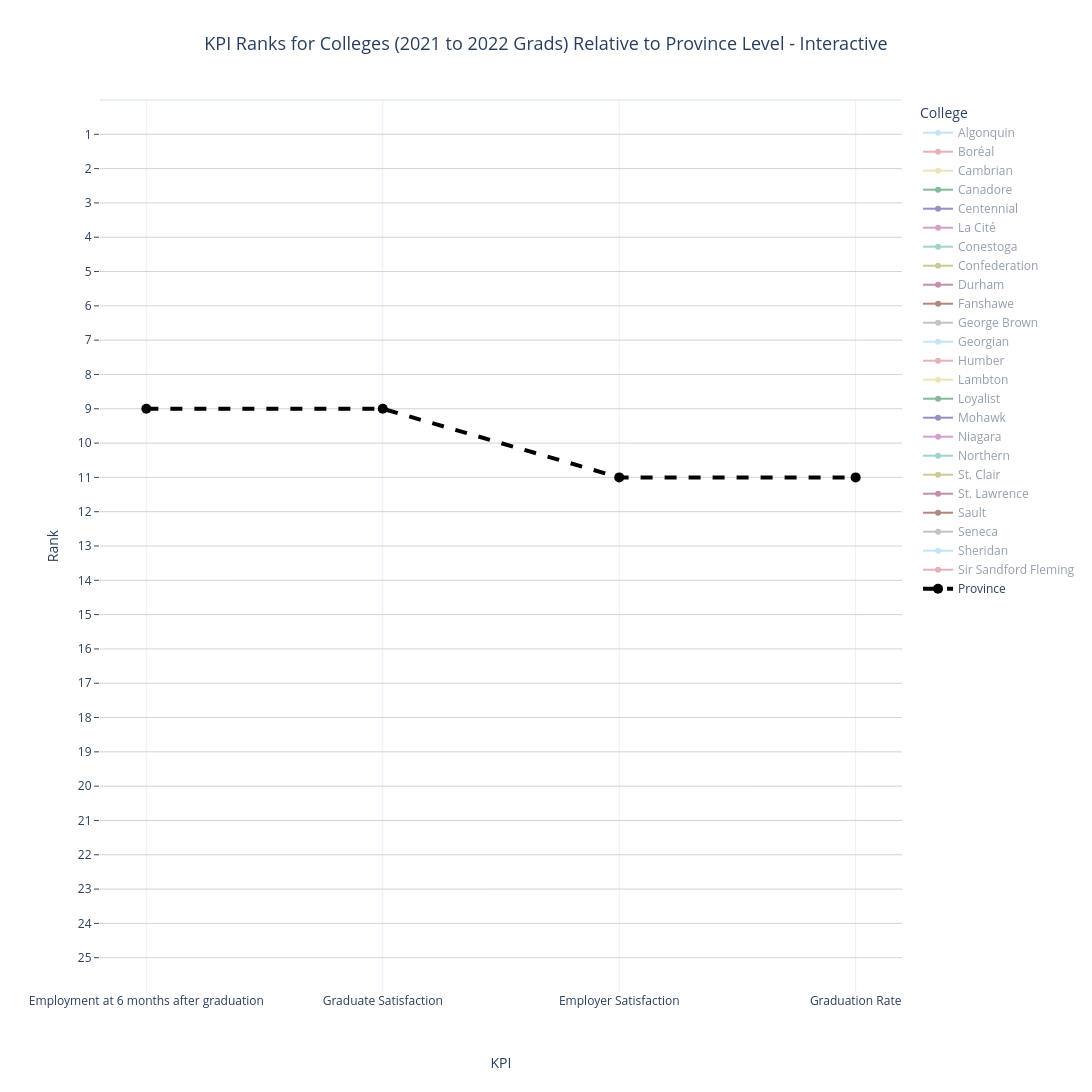

Notebook source saved alongside this figure:
### Code cell
# Generate Rank line graph
fig = px.line(
    df_long, 
    x="KPI",  # x-axis is the KPI
    y="Rank",  # y-axis is the rank (lower values are better)
    color="College",  # Different colors for each college
    markers=True,  # Show markers for each data point
    title="KPI Ranks for Colleges (2021 to 2022 Grads) Relative to Province Level - Interactive",
    color_discrete_sequence=px.colors.qualitative.Safe, # Use the colorblind color palette
    height=800,  # Set the vertical height of the plot
    width=1500   # Set the horizontal width of the plot
)

#Set the layout
fig.update_layout(
   yaxis=dict(
        range=[26, 0],              # Set the y-axis range from 25 to 1 (reversed)
        tickmode='array',            
        tickvals=list(range(1, 26)), # Specify ticks from 1 to 25 (excluding 0 and 26)
        ticktext=list(map(str, range(1, 26))),  
        showgrid=True,              # Enable gridlines
        gridcolor='lightgrey',      # Set gridline color to light grey
        ticks="outside",            # Place ticks outside the plot
    ),
    xaxis=dict(
        title_standoff=50          # the x-axis label distance from the axis
    ),
    height=1200,
    width=1500,
    template="plotly_white",
    title_x=0.5,  # Center the title
    title_font=dict(size=18),
    margin=dict(l=100, r=100, t=100, b=100)
)

#default showing no lines, encourage the use to select the one that they want to learn about
for trace in fig.data:
    if trace.name == "Province":
        trace.line.color = "black"
        trace.line.dash = "dash"
        trace.line.width = 4
        trace.marker.size = 10
        trace.showlegend = True
        trace.name = "Province" 
    else:
        trace.visible = "legendonly"  # Default all others to hidden
    
fig.show()

### Figure 1 — Plotly figure (JSON) as saved in the notebook; plotly's stock layout.template omitted (floating-point values rounded to 4 significant figures)
{"data": [{"hovertemplate": "College=Algonquin<br>KPI=%{x}<br>Rank=%{y}<extra></extra>", "legendgroup": "Algonquin", "line": {"color": "rgb(136, 204, 238)", "dash": "solid"}, "marker": {"symbol": "circle"}, "mode": "lines+markers", "name": "Algonquin", "orientation": "v", "showlegend": true, "type": "scatter", "visible": "legendonly", "x": ["Employment at 6 months after graduation", "Graduate Satisfaction", "Employer Satisfaction", "Graduation Rate"], "xaxis": "x", "y": [10, 11, 10, 3], "yaxis": "y"}, {"hovertemplate": "College=Boréal<br>KPI=%{x}<br>Rank=%{y}<extra></extra>", "legendgroup": "Boréal", "line": {"color": "rgb(204, 102, 119)", "dash": "solid"}, "marker": {"symbol": "circle"}, "mode": "lines+markers", "name": "Boréal", "orientation": "v", "showlegend": true, "type": "scatter", "visible": "legendonly", "x": ["Employment at 6 months after graduation", "Graduate Satisfaction", "Employer Satisfaction", "Graduation Rate"], "xaxis": "x", "y": [7, 25, 18, 24], "yaxis": "y"}, {"hovertemplate": "College=Cambrian<br>KPI=%{x}<br>Rank=%{y}<extra></extra>", "legendgroup": "Cambrian", "line": {"color": "rgb(221, 204, 119)", "dash": "solid"}, "marker": {"symbol": "circle"}, "mode": "lines+markers", "name": "Cambrian", "orientation": "v", "showlegend": true, "type": "scatter", "visible": "legendonly", "x": ["Employment at 6 months after graduation", "Graduate Satisfaction", "Employer Satisfaction", "Graduation Rate"], "xaxis": "x", "y": [17, 18, 2, 5], "yaxis": "y"}, {"hovertemplate": "College=Canadore<br>KPI=%{x}<br>Rank=%{y}<extra></extra>", "legendgroup": "Canadore", "line": {"color": "rgb(17, 119, 51)", "dash": "solid"}, "marker": {"symbol": "circle"}, "mode": "lines+markers", "name": "Canadore", "orientation": "v", "showlegend": true, "type": "scatter", "visible": "legendonly", "x": ["Employment at 6 months after graduation", "Graduate Satisfaction", "Employer Satisfaction", "Graduation Rate"], "xaxis": "x", "y": [13, 19, 4, 17], "yaxis": "y"}, {"hovertemplate": "College=Centennial<br>KPI=%{x}<br>Rank=%{y}<extra></extra>", "legendgroup": "Centennial", "line": {"color": "rgb(51, 34, 136)", "dash": "solid"}, "marker": {"symbol": "circle"}, "mode": "lines+markers", "name": "Centennial", "orientation": "v", "showlegend": true, "type": "scatter", "visible": "legendonly", "x": ["Employment at 6 months after graduation", "Graduate Satisfaction", "Employer Satisfaction", "Graduation Rate"], "xaxis": "x", "y": [3, 4, 3, 2], "yaxis": "y"}, {"hovertemplate": "College=La Cité<br>KPI=%{x}<br>Rank=%{y}<extra></extra>", "legendgroup": "La Cité", "line": {"color": "rgb(170, 68, 153)", "dash": "solid"}, "marker": {"symbol": "circle"}, "mode": "lines+markers", "name": "La Cité", "orientation": "v", "showlegend": true, "type": "scatter", "visible": "legendonly", "x": ["Employment at 6 months after graduation", "Graduate Satisfaction", "Employer Satisfaction", "Graduation Rate"], "xaxis": "x", "y": [8, 24, 1, 7], "yaxis": "y"}, {"hovertemplate": "College=Conestoga<br>KPI=%{x}<br>Rank=%{y}<extra></extra>", "legendgroup": "Conestoga", "line": {"color": "rgb(68, 170, 153)", "dash": "solid"}, "marker": {"symbol": "circle"}, "mode": "lines+markers", "name": "Conestoga", "orientation": "v", "showlegend": true, "type": "scatter", "visible": "legendonly", "x": ["Employment at 6 months after graduation", "Graduate Satisfaction", "Employer Satisfaction", "Graduation Rate"], "xaxis": "x", "y": [22, 17, 12, 25], "yaxis": "y"}, {"hovertemplate": "College=Confederation<br>KPI=%{x}<br>Rank=%{y}<extra></extra>", "legendgroup": "Confederation", "line": {"color": "rgb(153, 153, 51)", "dash": "solid"}, "marker": {"symbol": "circle"}, "mode": "lines+markers", "name": "Confederation", "orientation": "v", "showlegend": true, "type": "scatter", "visible": "legendonly", "x": ["Employment at 6 months after graduation", "Graduate Satisfaction", "Employer Satisfaction", "Graduation Rate"], "xaxis": "x", "y": [20, 20, 18, 10], "yaxis": "y"}, {"hovertemplate": "College=Durham<br>KPI=%{x}<br>Rank=%{y}<extra></extra>", "legendgroup": "Durham", "line": {"color": "rgb(136, 34, 85)", "dash": "solid"}, "marker": {"symbol": "circle"}, "mode": "lines+markers", "name": "Durham", "orientation": "v", "showlegend": true, "type": "scatter", "visible": "legendonly", "x": ["Employment at 6 months after graduation", "Graduate Satisfaction", "Employer Satisfaction", "Graduation Rate"], "xaxis": "x", "y": [15, 8, 16, 15], "yaxis": "y"}, {"hovertemplate": "College=Fanshawe<br>KPI=%{x}<br>Rank=%{y}<extra></extra>", "legendgroup": "Fanshawe", "line": {"color": "rgb(102, 17, 0)", "dash": "solid"}, "marker": {"symbol": "circle"}, "mode": "lines+markers", "name": "Fanshawe", "orientation": "v", "showlegend": true, "type": "scatter", "visible": "legendonly", "x": ["Employment at 6 months after graduation", "Graduate Satisfaction", "Employer Satisfaction", "Graduation Rate"], "xaxis": "x", "y": [20, 10, 14, 19], "yaxis": "y"}, {"hovertemplate": "College=George Brown<br>KPI=%{x}<br>Rank=%{y}<extra></extra>", "legendgroup": "George Brown", "line": {"color": "rgb(136, 136, 136)", "dash": "solid"}, "marker": {"symbol": "circle"}, "mode": "lines+markers", "name": "George Brown", "orientation": "v", "showlegend": true, "type": "scatter", "visible": "legendonly", "x": ["Employment at 6 months after graduation", "Graduate Satisfaction", "Employer Satisfaction", "Graduation Rate"], "xaxis": "x", "y": [5, 5, 8, 21], "yaxis": "y"}, {"hovertemplate": "College=Georgian<br>KPI=%{x}<br>Rank=%{y}<extra></extra>", "legendgroup": "Georgian", "line": {"color": "rgb(136, 204, 238)", "dash": "solid"}, "marker": {"symbol": "circle"}, "mode": "lines+markers", "name": "Georgian", "orientation": "v", "showlegend": true, "type": "scatter", "visible": "legendonly", "x": ["Employment at 6 months after graduation", "Graduate Satisfaction", "Employer Satisfaction", "Graduation Rate"], "xaxis": "x", "y": [23, 14, 18, 7], "yaxis": "y"}, {"hovertemplate": "College=Humber<br>KPI=%{x}<br>Rank=%{y}<extra></extra>", "legendgroup": "Humber", "line": {"color": "rgb(204, 102, 119)", "dash": "solid"}, "marker": {"symbol": "circle"}, "mode": "lines+markers", "name": "Humber", "orientation": "v", "showlegend": true, "type": "scatter", "visible": "legendonly", "x": ["Employment at 6 months after graduation", "Graduate Satisfaction", "Employer Satisfaction", "Graduation Rate"], "xaxis": "x", "y": [5, 1, 17, 7], "yaxis": "y"}, {"hovertemplate": "College=Lambton<br>KPI=%{x}<br>Rank=%{y}<extra></extra>", "legendgroup": "Lambton", "line": {"color": "rgb(221, 204, 119)", "dash": "solid"}, "marker": {"symbol": "circle"}, "mode": "lines+markers", "name": "Lambton", "orientation": "v", "showlegend": true, "type": "scatter", "visible": "legendonly", "x": ["Employment at 6 months after graduation", "Graduate Satisfaction", "Employer Satisfaction", "Graduation Rate"], "xaxis": "x", "y": [2, 2, null, 12], "yaxis": "y"}, {"hovertemplate": "College=Loyalist<br>KPI=%{x}<br>Rank=%{y}<extra></extra>", "legendgroup": "Loyalist", "line": {"color": "rgb(17, 119, 51)", "dash": "solid"}, "marker": {"symbol": "circle"}, "mode": "lines+markers", "name": "Loyalist", "orientation": "v", "showlegend": true, "type": "scatter", "visible": "legendonly", "x": ["Employment at 6 months after graduation", "Graduate Satisfaction", "Employer Satisfaction", "Graduation Rate"], "xaxis": "x", "y": [18, 16, 18, 14], "yaxis": "y"}, {"hovertemplate": "College=Mohawk<br>KPI=%{x}<br>Rank=%{y}<extra></extra>", "legendgroup": "Mohawk", "line": {"color": "rgb(51, 34, 136)", "dash": "solid"}, "marker": {"symbol": "circle"}, "mode": "lines+markers", "name": "Mohawk", "orientation": "v", "showlegend": true, "type": "scatter", "visible": "legendonly", "x": ["Employment at 6 months after graduation", "Graduate Satisfaction", "Employer Satisfaction", "Graduation Rate"], "xaxis": "x", "y": [10, 7, 18, 16], "yaxis": "y"}, {"hovertemplate": "College=Niagara<br>KPI=%{x}<br>Rank=%{y}<extra></extra>", "legendgroup": "Niagara", "line": {"color": "rgb(170, 68, 153)", "dash": "solid"}, "marker": {"symbol": "circle"}, "mode": "lines+markers", "name": "Niagara", "orientation": "v", "showlegend": true, "type": "scatter", "visible": "legendonly", "x": ["Employment at 6 months after graduation", "Graduate Satisfaction", "Employer Satisfaction", "Graduation Rate"], "xaxis": "x", "y": [19, 15, 9, 19], "yaxis": "y"}, {"hovertemplate": "College=Northern<br>KPI=%{x}<br>Rank=%{y}<extra></extra>", "legendgroup": "Northern", "line": {"color": "rgb(68, 170, 153)", "dash": "solid"}, "marker": {"symbol": "circle"}, "mode": "lines+markers", "name": "Northern", "orientation": "v", "showlegend": true, "type": "scatter", "visible": "legendonly", "x": ["Employment at 6 months after graduation", "Graduate Satisfaction", "Employer Satisfaction", "Graduation Rate"], "xaxis": "x", "y": [25, 23, 18, 18], "yaxis": "y"}, {"hovertemplate": "College=St. Clair<br>KPI=%{x}<br>Rank=%{y}<extra></extra>", "legendgroup": "St. Clair", "line": {"color": "rgb(153, 153, 51)", "dash": "solid"}, "marker": {"symbol": "circle"}, "mode": "lines+markers", "name": "St. Clair", "orientation": "v", "showlegend": true, "type": "scatter", "visible": "legendonly", "x": ["Employment at 6 months after graduation", "Graduate Satisfaction", "Employer Satisfaction", "Graduation Rate"], "xaxis": "x", "y": [13, 13, 5, 22], "yaxis": "y"}, {"hovertemplate": "College=St. Lawrence<br>KPI=%{x}<br>Rank=%{y}<extra></extra>", "legendgroup": "St. Lawrence", "line": {"color": "rgb(136, 34, 85)", "dash": "solid"}, "marker": {"symbol": "circle"}, "mode": "lines+markers", "name": "St. Lawrence", "orientation": "v", "showlegend": true, "type": "scatter", "visible": "legendonly", "x": ["Employment at 6 months after graduation", "Graduate Satisfaction", "Employer Satisfaction", "Graduation Rate"], "xaxis": "x", "y": [24, 21, 5, 23], "yaxis": "y"}, {"hovertemplate": "College=Sault<br>KPI=%{x}<br>Rank=%{y}<extra></extra>", "legendgroup": "Sault", "line": {"color": "rgb(102, 17, 0)", "dash": "solid"}, "marker": {"symbol": "circle"}, "mode": "lines+markers", "name": "Sault", "orientation": "v", "showlegend": true, "type": "scatter", "visible": "legendonly", "x": ["Employment at 6 months after graduation", "Graduate Satisfaction", "Employer Satisfaction", "Graduation Rate"], "xaxis": "x", "y": [16, 22, 18, 1], "yaxis": "y"}, {"hovertemplate": "College=Seneca<br>KPI=%{x}<br>Rank=%{y}<extra></extra>", "legendgroup": "Seneca", "line": {"color": "rgb(136, 136, 136)", "dash": "solid"}, "marker": {"symbol": "circle"}, "mode": "lines+markers", "name": "Seneca", "orientation": "v", "showlegend": true, "type": "scatter", "visible": "legendonly", "x": ["Employment at 6 months after graduation", "Graduate Satisfaction", "Employer Satisfaction", "Graduation Rate"], "xaxis": "x", "y": [1, 6, 5, 4], "yaxis": "y"}, {"hovertemplate": "College=Sheridan<br>KPI=%{x}<br>Rank=%{y}<extra></extra>", "legendgroup": "Sheridan", "line": {"color": "rgb(136, 204, 238)", "dash": "solid"}, "marker": {"symbol": "circle"}, "mode": "lines+markers", "name": "Sheridan", "orientation": "v", "showlegend": true, "type": "scatter", "visible": "legendonly", "x": ["Employment at 6 months after graduation", "Graduate Satisfaction", "Employer Satisfaction", "Graduation Rate"], "xaxis": "x", "y": [4, 2, 15, 13], "yaxis": "y"}, {"hovertemplate": "College=Sir Sandford Fleming<br>KPI=%{x}<br>Rank=%{y}<extra></extra>", "legendgroup": "Sir Sandford Fleming", "line": {"color": "rgb(204, 102, 119)", "dash": "solid"}, "marker": {"symbol": "circle"}, "mode": "lines+markers", "name": "Sir Sandford Fleming", "orientation": "v", "showlegend": true, "type": "scatter", "visible": "legendonly", "x": ["Employment at 6 months after graduation", "Graduate Satisfaction", "Employer Satisfaction", "Graduation Rate"], "xaxis": "x", "y": [12, 11, 13, 6], "yaxis": "y"}, {"hovertemplate": "College=Province<br>KPI=%{x}<br>Rank=%{y}<extra></extra>", "legendgroup": "Province", "line": {"color": "black", "dash": "dash", "width": 4}, "marker": {"size": 10, "symbol": "circle"}, "mode": "lines+markers", "name": "Province", "orientation": "v", "showlegend": true, "type": "scatter", "x": ["Employment at 6 months after graduation", "Graduate Satisfaction", "Employer Satisfaction", "Graduation Rate"], "xaxis": "x", "y": [9, 9, 11, 11], "yaxis": "y"}], "layout": {"height": 1200, "legend": {"title": {"text": "College"}, "tracegroupgap": 0}, "margin": {"b": 100, "l": 100, "r": 100, "t": 100}, "title": {"font": {"size": 18}, "text": "KPI Ranks for Colleges (2021 to 2022 Grads) Relative to Province Level - Interactive", "x": 0.5}, "width": 1500, "xaxis": {"anchor": "y", "domain": [0, 1], "title": {"standoff": 50, "text": "KPI"}}, "yaxis": {"anchor": "x", "domain": [0, 1], "gridcolor": "lightgrey", "range": [26, 0], "showgrid": true, "tickmode": "array", "ticks": "outside", "ticktext": ["1", "2", "3", "4", "5", "6", "7", "8", "9", "10", "11", "12", "13", "14", "15", "16", "17", "18", "19", "20", "21", "22", "23", "24", "25"], "tickvals": [1, 2, 3, 4, 5, 6, 7, 8, 9, 10, 11, 12, 13, 14, 15, 16, 17, 18, 19, 20, 21, 22, 23, 24, 25], "title": {"text": "Rank"}}}}
